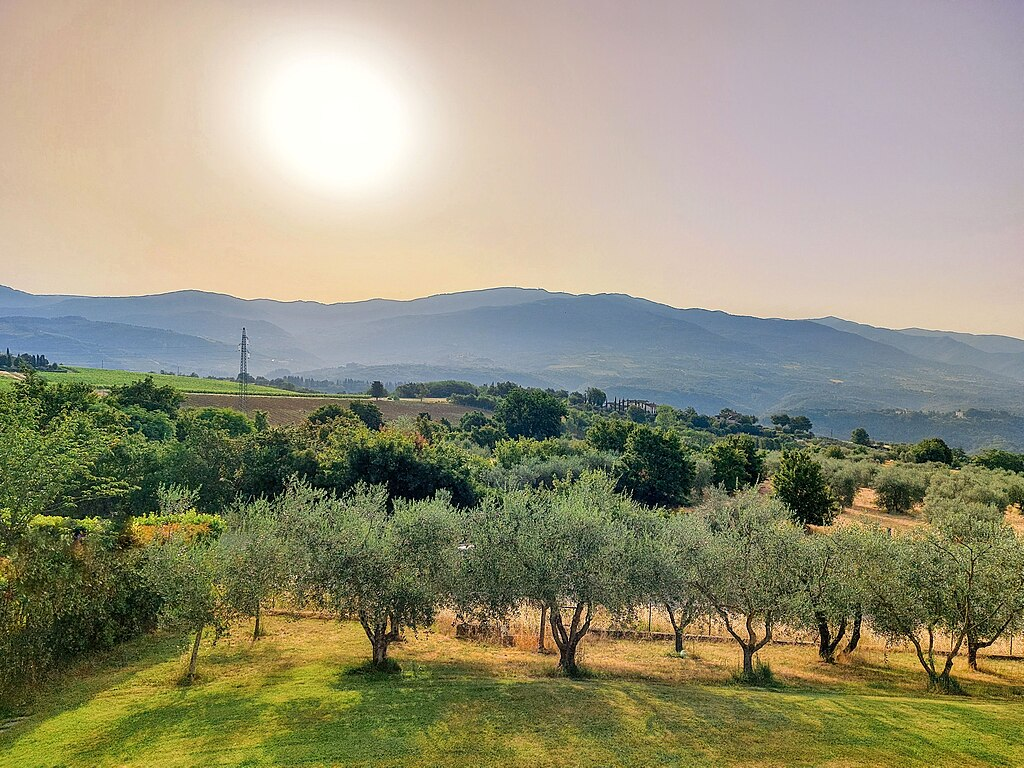
#> input picture Sashank_240725/week2_assignment/image.jpg, 1024 x 768 px, found by its file name
$ jupyter execute --allow-errors Week_3_Assignment.ipynb
#> lines starting #> are read from the running program, lines starting #| are printed output that depends on the picture; after the words box and inside, x2 and y2 are one past the last pixel; in counts of white or black regions, pixels touching at a corner belong together
### Implement Edge Detection

Write a Python function using OpenCV that takes an image file path as input, applies Canny edge detection on the image, and displays the original and edge-detected images side by side.

[cell 1]
import cv2 as cv
img=cv.imread("image.jpg")
#> img is the input picture: shape (768, 1024, 3); mean B, G, R 121.2, 146.6, 149.9
canny=cv.Canny(img,150,215)
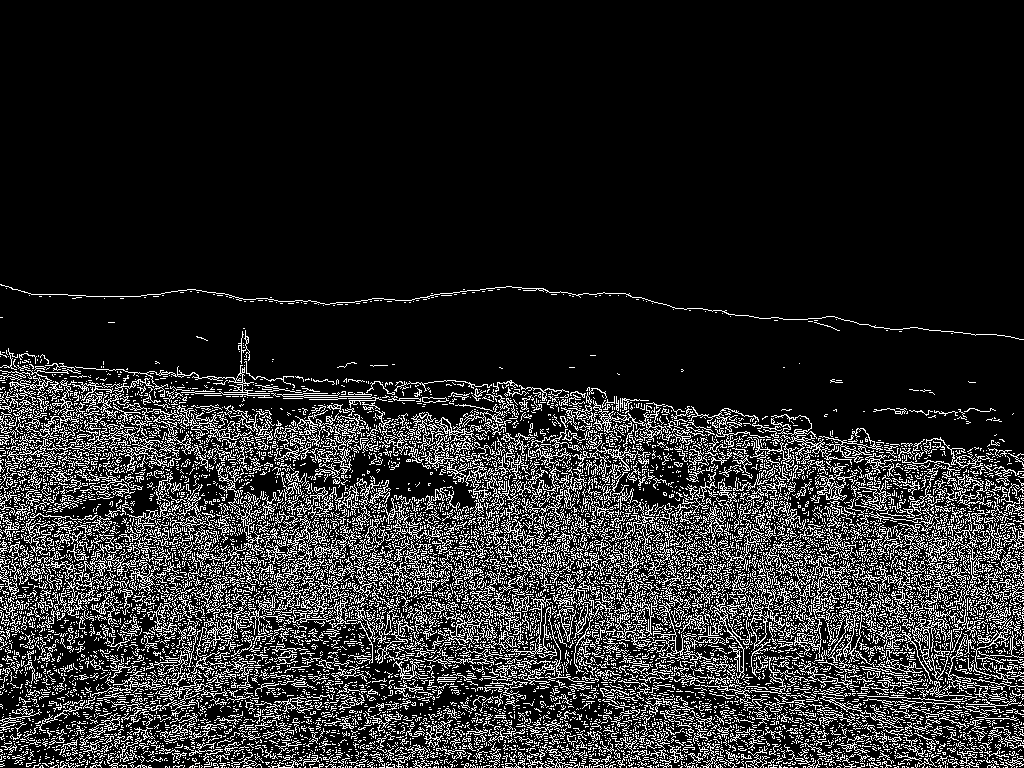
#> canny: shape (768, 1024); 15.3% white in thin lines or dots, all inside (x1, y1, x2, y2) = (0, 284, 1024, 768)
canny_bgr=cv.cvtColor(canny,cv.COLOR_GRAY2BGR)
canny=cv.resize(canny_bgr,(img.shape[1],img.shape[0]))
combine=cv.hconcat([img,canny])
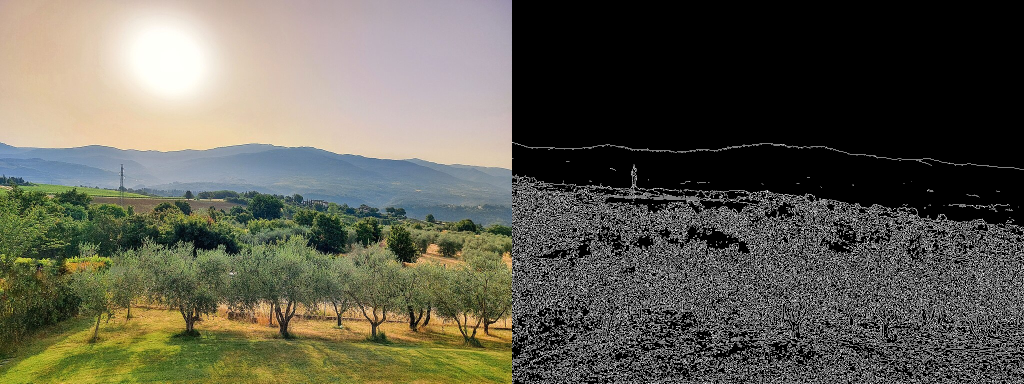
#> combine: shape (768, 2048, 3) (shown at 1/2 size); mean B, G, R 80.2, 92.8, 94.5
cv.imshow("Original and Edge Detected",combine)
cv.waitKey(0)
cv.destroyAllWindows()

### Face and Eye Detection

Create a function that detects faces and eyes in a given image using Haar cascades in OpenCV. The function should draw rectangles around detected faces and eyes and display the output image.

[cell 2]
import cv2 as cv
img=cv.imread("image.jpg")
gray=cv.cvtColor(img,cv.COLOR_BGR2GRAY)
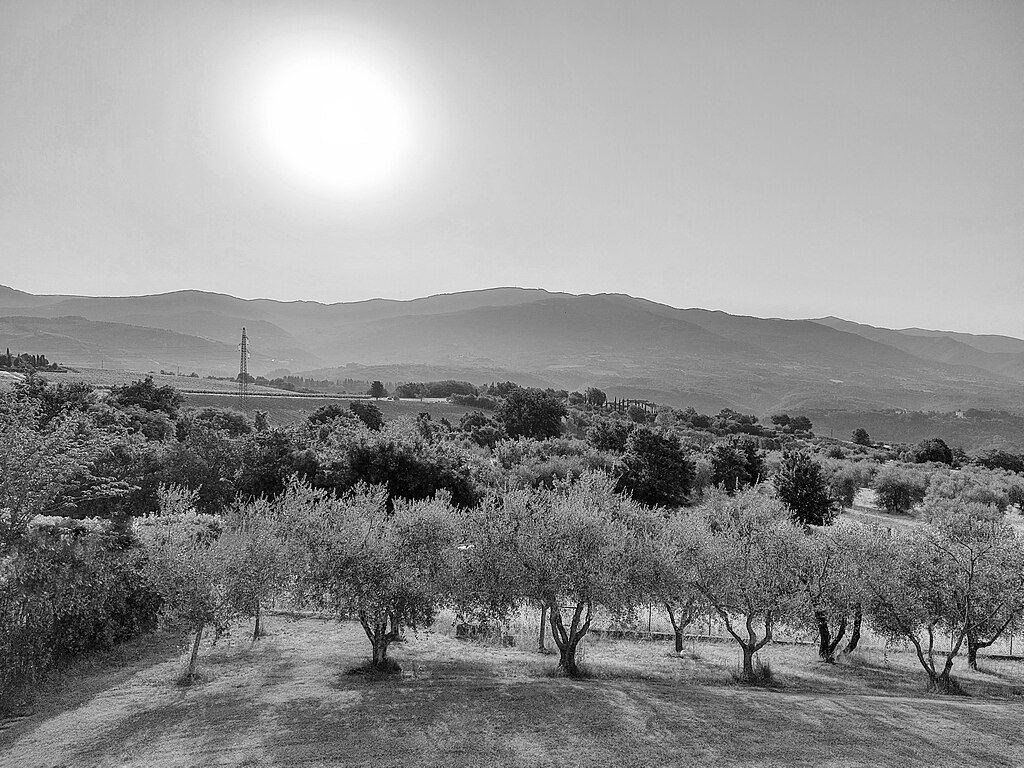
#> gray: shape (768, 1024); min 0, max 255, mean 144.7
face_cascade=cv.CascadeClassifier(cv.data.haarcascades + "haarcascade_frontalface_default.xml")
eye_cascade=cv.CascadeClassifier(cv.data.haarcascades + "haarcascade_eye.xml")
faces=face_cascade.detectMultiScale(gray, scaleFactor=1.1, minNeighbors=5, minSize=(30, 30))
#> faces = ()
for (x,y,w,h) in faces:
    cv.rectangle(img,(x,y),(x+w,y+h),(255,0,0),2) #blue rectangles for faces
    #region of interest (roi)
    roi_gray=gray[y:y+h,x:x+w]
    roi_color=img[y:y+h,x:x+w]
    eyes=eye_cascade.detectMultiScale(roi_gray,1.1,5,10,(15,15))
    for (ex,ey,ew,eh) in eyes:
        cv.rectangle(roi_color,(ex,ey),(ex+ew,ey+eh),(0,255,0),2) #green rectangles for eyes
#> this loop made 0 passes
cv.imshow('Eyes Detected',img)
cv.waitKey(0)
cv.destroyAllWindows()

### Image Cropping Based on Facial Features

Write a function that takes an image path as input and detects faces. If exactly one face is detected, return the cropped image of the face. Use Haar cascades for face detection.

[cell 3]
import cv2 as cv
def face_detect(path):
    img=cv.imread(path)
    gray=cv.cvtColor(img,cv.COLOR_BGR2GRAY)
    face_cascade=cv.CascadeClassifier(cv.data.haarcascades + "haarcascade_frontalface_default.xml")
    faces=face_cascade.detectMultiScale(gray, scaleFactor=1.1, minNeighbors=5, minSize=(30, 30))
    num_faces=len(faces)
    if num_faces==1:
        for (x,y,w,h) in faces:
            img_crop=img[y:y+h,x:x+w]
            break
        cv.imshow("Single Face",img_crop)
    else:
        for (x,y,w,h) in faces:
            cv.rectangle(img,(x,y),(x+w,y+h),(0,0,255),2)
        cv.imshow("Multiple Faces Detected",img)
    cv.waitKey(0)
    cv.destroyAllWindows()
#> (the rest of this cell did not finish here and is left out)

### Feature Matching with ORB
Create a Python script that uses ORB to detect and match features between two images. The script should display the matched keypoints on the output image.

[cell 4]
import cv2 as cv
img1=cv.imread("./Week 3/image1.jpg")
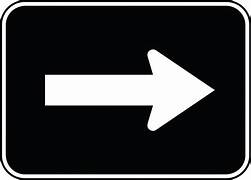
#> input picture BoddupallyUthamTejaSree_240280/Week 3/Image1.jpg, 251 x 180 px, found by its file name
#> img1 is the input picture: shape (180, 251, 3); mean B, G, R 58.3, 56.9, 56.3
img2=cv.imread("./Week 3/image2.jpg")
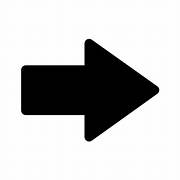
#> input picture BoddupallyUthamTejaSree_240280/Week 3/Image2.jpg, 180 x 180 px, found by its file name
#> img2 is the input picture: shape (180, 180, 3); min 0, max 255, mean 195.4
gray1=cv.cvtColor(img1,cv.COLOR_BGR2GRAY)
gray2=cv.cvtColor(img2,cv.COLOR_BGR2GRAY)
orb=cv.ORB_create()
kp1,des1=orb.detectAndCompute(gray1,None)
#> kp1 = 61 keypoints; strongest (x, y, size): (212, 90, 31), (46, 75, 31), (151, 73, 31), (211, 90, 37.2)
kp2,des2=orb.detectAndCompute(gray2,None)
#> kp2 = 35 keypoints; strongest (x, y, size): (83, 116, 31), (88, 139, 37.2), (88, 40, 37.2), (83, 64, 31)
#brute force matcher
bf=cv.BFMatcher(cv.NORM_HAMMING,crossCheck=True)
matches=bf.match(des1,des2)
#> matches = 13 matches
matches=sorted(matches,key=lambda x:x.distance)
img_matches=cv.drawMatches(img1,kp1,img2,kp2,matches[:10],None,cv.DrawMatchesFlags_NOT_DRAW_SINGLE_POINTS)
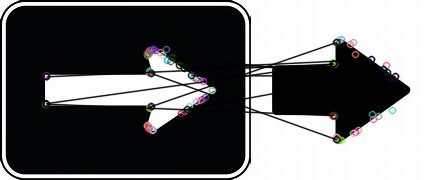
#> img_matches: shape (180, 431, 3); mean B, G, R 111.4, 110.4, 110.3
cv.imshow("ORB Matches",img_matches)
cv.waitKey(0)
cv.destroyAllWindows()

### Applying Gaussian Blur for Noise Reduction
Write a function that applies a Gaussian blur to an image to reduce noise and displays both the original and blurred images.

[cell 5]
import cv2 as cv
def blur_img(path):
    img=cv.imread(path)
    blur=cv.GaussianBlur(img,(5,5),5)
    cv.imshow("Original",img)
    cv.imshow("Blurred",blur)
    cv.waitKey(0)
    cv.destroyAllWindows()
#> (the rest of this cell did not finish here and is left out)

### Pyramid Transform for Image Scaling
Create a function that creates a pyramid of images (both up and down) for a given image and displays the results.

[cell 6]
import cv2 as cv
# [14 lines left out: function pyramid, not called in this run]

### Implement Harris Corner Detection in Python
Write a Python function using OpenCV that takes an image file as input and applies the Harris Corner Detection algorithm. Your function should display the original image with the detected corners marked. Include parameters to specify the block size, ksize, and free parameter for flexibility.

[cell 7]
import cv2 as cv
import numpy as np
# [11 lines left out: function harris_corner, not called in this run]

### SIFT Keypoint Detection and Description
Create a function that reads an image, converts it to grayscale, and then applies the SIFT algorithm to detect keypoints and compute descriptors. Ensure the detected keypoints are visualized on the original image.

[cell 8]
import cv2 as cv
# [9 lines left out: function sift, not called in this run]

### Feature Matching using ORB
Develop a Python script that matches features between two images using the ORB algorithm. The script should display the matched features between the two images with lines connecting corresponding keypoints.

[cell 9]
import cv2 as cv
img1=cv.imread("./Week 3/image1.jpg")
img2=cv.imread("./Week 3/image2.jpg")
gray1=cv.cvtColor(img1,cv.COLOR_BGR2GRAY)
gray2=cv.cvtColor(img2,cv.COLOR_BGR2GRAY)
orb=cv.ORB_create()
kp1,des1=orb.detectAndCompute(gray1,None)
kp2,des2=orb.detectAndCompute(gray2,None)
#brute force matcher
bf=cv.BFMatcher(cv.NORM_HAMMING,crossCheck=True)
matches=bf.match(des1,des2)
matches=sorted(matches,key=lambda x:x.distance)
img_matches=cv.drawMatches(img1,kp1,img2,kp2,matches[:10],None,cv.DrawMatchesFlags_NOT_DRAW_SINGLE_POINTS)
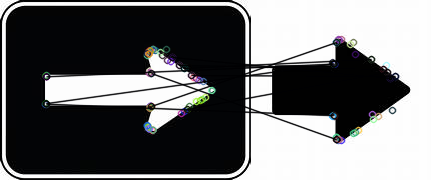
#> img_matches: shape (180, 431, 3); mean B, G, R 111.2, 110.4, 109.9
cv.imshow("ORB Matches",img_matches)
cv.waitKey(0)
cv.destroyAllWindows()
